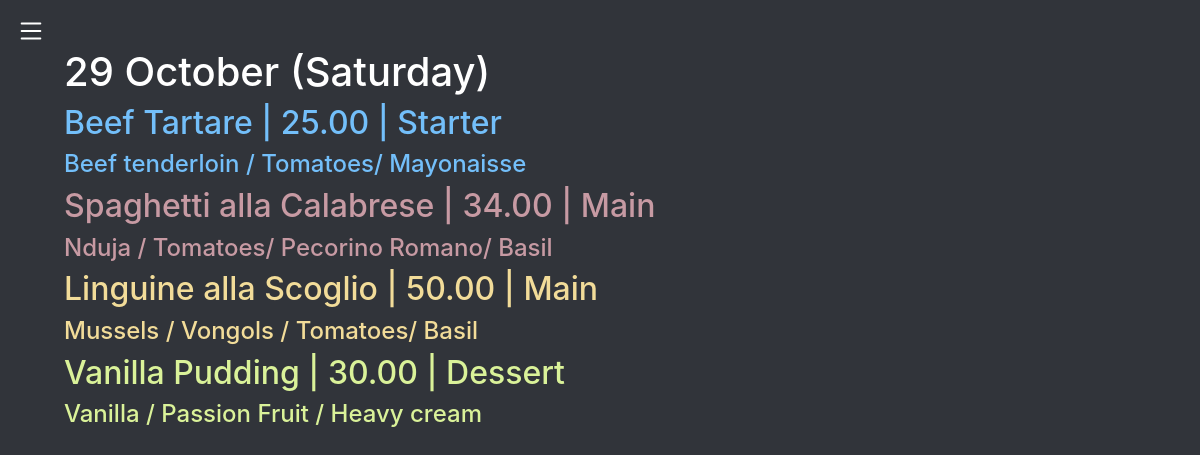
The page / on the database its author committed.
### Blackboard/models.py (models this page shows, shortened)
class Blackboard(models.Model):
  date = models.DateField(auto_now_add = True, unique=True)
  recipes = models.ManyToManyField(Recipe)
  is_validated = models.BooleanField(default=False)

class Recipe(models.Model):
  season_choices = [
    ('Spring','Spring'),
    ('Summer','Summer'),
    ('Fall','Fall'),
    ('Winter','Winter')
  ]
  type_choices = [
    ('Starter', 'Starter'),
    ('Main', 'Main'),
    ('Dessert', 'Dessert')
  ]
  name = models.CharField(max_length = 50, unique=True)
  season = models.CharField(max_length = 10,
                            choices = season_choices,
                            blank=True)
  pasta = models.ForeignKey(Pasta, on_delete=models.PROTECT,null=True,blank=True)
  key_ingredients = models.ManyToManyField(KeyIngredient)
  ingredients = models.ManyToManyField(Ingredient)
  price = models.DecimalField(max_digits = 5, decimal_places = 2)
  type = models.CharField(max_length = 15, choices = type_choices, default='Main')
  def __str__(self):
    return self.name

class KeyIngredient(models.Model):
  name = models.CharField(max_length=50)
  objects = KeyIngredientManager()
  def __str__(self):
    return self.name

class Ingredient(models.Model):
  name = models.CharField(max_length = 50)
  objects = IngredientManager()
  def __str__(self):
    return self.name

### Blackboard/views.py (the view)
# urls.py: path('', views.index, name='index'),
def index(request):
  blackboards = Blackboard.objects.all().order_by('-date')
  blackboard_query = blackboards[0]
  recipes = list(blackboards[0].recipes.all())
  starters = []
  mains = []
  desserts = []
  for recipe in recipes:
    if recipe.type == 'Starter':
      starters.append(recipe)
    elif recipe.type == 'Main':
      mains.append(recipe)
    elif recipe.type == 'Dessert':
      desserts.append(recipe)
  blackboard = [*starters, *mains, *desserts]
  context = {
   'blackboard': blackboard,
   'date' : blackboard_query.date
  }
  return render(request, 'Blackboard/index.html', context)

### Blackboard/templates/Blackboard/index.html (shortened to what this page needs)
{% extends 'Blackboard/layout.html' %}
{% block body %}
<div class='main blackboard'>
  <h1 class='index_slidein'>{{ date|date:"j F (l)" }}</h1>
  {% for recipe in blackboard %}
    <div class="{% cycle 'blue' 'pink' 'orange' 'green' 'white' %} index_slidein">
      <h2>{{recipe}} | {{recipe.price}} | {{recipe.type}}</h2>
      <h4>
        {% for ingredient in recipe.key_ingredients.all %}
          {{ingredient}} /
        {% endfor%}
        {%for ingredient in recipe.ingredients.all %}
          {% if forloop.last %}
            {{ingredient}}
          {% else %}
            {{ingredient}}/
          {% endif %}
        {% endfor %}
      </h4>
    </div>
  {% endfor %}
</div>
{% endblock %}

### Blackboard/templates/Blackboard/layout.html (shortened to what this page needs)
{% load static %}
<!DOCTYPE html>
<html lang="en">
    <head>
        <link rel="stylesheet" href="https://stackpath.bootstrapcdn.com/bootstrap/4.4.1/css/bootstrap.min.css">
        <link rel="stylesheet" href="{% static 'Blackboard/styles.css' %}">
    </head>
    <body>
        <div class='wrapper'>
          <div id='main_page'>
            <button id='menu_button' data-type='open' onclick='nav_toggle_new()'>
            </button>
            {% block body %}
            {% endblock %}
          </div>
        </div>
    </body>
</html>

### Blackboard/static/Blackboard/styles.css (style rules this page uses)
:root { --gray: #31343a; --yellow: #f7b414; --dark_yellow: #b28211; }
html, body { margin:0 }
.pink { color: rgba(255, 192, 203, 0.729); }
.orange { color: #f2dc99; }
.green { color: #daf299; }
.blue { color: #73bffa; }
.index_slidein { transform:translateX(-100%); animation:slidein 1s cubic-bezier(0, 0, 0.2, 0.9) forwards }
#main_page { position:relative; padding:0 16px 16px 16px; background-color: var(--gray); color:white; transition:margin-left .5s; min-height: 100vh; margin-left:0; }
#menu_button { position:absolute; left: 1em; top: 1em; background-color: transparent; border:none; padding:0 }
.blackboard.main { padding:48px }

### rows shown on the page
Blackboard: date "29 October (Saturday)"
Recipe: name "Beef Tartare", price "25.00", type "Starter"
KeyIngredient: name "Beef tenderloin"
Ingredient: name "Tomatoes"
Ingredient: name "Mayonaisse"
Recipe: name "Spaghetti alla Calabrese", price "34.00", type "Main"
KeyIngredient: name "Nduja"
Ingredient: name "Pecorino Romano"
Ingredient: name "Basil"
Recipe: name "Linguine alla Scoglio", price "50.00", type "Main"
KeyIngredient: name "Mussels"
KeyIngredient: name "Vongols"
Recipe: name "Vanilla Pudding", price "30.00", type "Dessert"
KeyIngredient: name "Vanilla"
KeyIngredient: name "Passion Fruit"
Ingredient: name "Heavy cream"
